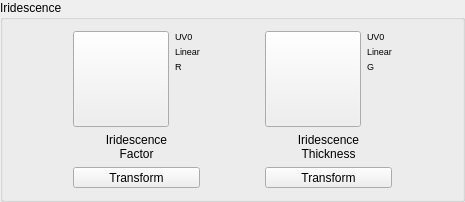
            <widget class="QGroupBox" name="grpIridescence">
             <property name="title">
              <string>Iridescence</string>
             </property>
             <layout class="QHBoxLayout" name="horizontalLayout_6">
              <item>
               <spacer name="horizontalSpacer_25">
                <property name="orientation">
                 <enum>Qt::Orientation::Horizontal</enum>
                </property>
                <property name="sizeHint" stdset="0">
                 <size>
                  <width>59</width>
                  <height>20</height>
                 </size>
                </property>
               </spacer>
              </item>
              <item>
               <layout class="QVBoxLayout" name="verticalLayout_19">
                <item>
                 <layout class="QHBoxLayout" name="horizontalLayoutIridFactorPreview">
                  <property name="spacing">
                   <number>6</number>
                  </property>
                  <item>
                   <widget class="QPushButton" name="btnIridFactorTex">
                    <property name="minimumSize">
                     <size>
                      <width>96</width>
                      <height>96</height>
                     </size>
                    </property>
                    <property name="maximumSize">
                     <size>
                      <width>96</width>
                      <height>96</height>
                     </size>
                    </property>
                    <property name="acceptDrops">
                     <bool>true</bool>
                    </property>
                    <property name="toolTip">
                     <string>Load/Replace Iridescence Color</string>
                    </property>
                    <property name="text">
                     <string/>
                    </property>
                    <property name="iconSize">
                     <size>
                      <width>90</width>
                      <height>90</height>
                     </size>
                    </property>
                   </widget>
                  </item>
                  <item>
                   <layout class="QVBoxLayout" name="verticalLayoutIridFactorMeta">
                    <property name="spacing">
                     <number>4</number>
                    </property>
                    <item>
                     <widget class="QLabel" name="lblIridFactorMetaUV">
                      <property name="font">
                       <font>
                        <pointsize>7</pointsize>
                       </font>
                      </property>
                      <property name="text">
                       <string>UV0</string>
                      </property>
                     </widget>
                    </item>
                    <item>
                     <widget class="QLabel" name="lblIridFactorMetaColorSpace">
                      <property name="font">
                       <font>
                        <pointsize>7</pointsize>
                       </font>
                      </property>
                      <property name="text">
                       <string>Linear</string>
                      </property>
                     </widget>
                    </item>
                    <item>
                     <widget class="QLabel" name="lblIridFactorMetaPacking">
                      <property name="font">
                       <font>
                        <pointsize>7</pointsize>
                       </font>
                      </property>
                      <property name="text">
                       <string>R</string>
                      </property>
                     </widget>
                    </item>
                    <item>
                     <spacer name="verticalSpacerIridFactorMeta">
                      <property name="orientation">
                       <enum>Qt::Orientation::Vertical</enum>
                      </property>
                      <property name="sizeHint" stdset="0">
                       <size>
                        <width>20</width>
                        <height>40</height>
                       </size>
                      </property>
                     </spacer>
                    </item>
                   </layout>
                  </item>
                 </layout>
                </item>
                <item>
                 <widget class="QLabel" name="lblIridFactor">
                  <property name="text">
                   <string>Iridescence
Factor</string>
                  </property>
                  <property name="alignment">
                   <set>Qt::AlignmentFlag::AlignCenter</set>
                  </property>
                 </widget>
                </item>
                <item>
                 <widget class="QToolButton" name="toolButtonIridColTexTrsf">
                  <property name="sizePolicy">
                   <sizepolicy hsizetype="MinimumExpanding" vsizetype="Fixed">
                    <horstretch>0</horstretch>
                    <verstretch>0</verstretch>
                   </sizepolicy>
                  </property>
                  <property name="toolTip">
                   <string>Open UV transform controls (offset/scale/rotation)
for this texture</string>
                  </property>
                  <property name="text">
                   <string>Transform</string>
                  </property>
                 </widget>
                </item>
               </layout>
              </item>
              <item>
               <spacer name="horizontalSpacer_26">
                <property name="orientation">
                 <enum>Qt::Orientation::Horizontal</enum>
                </property>
                <property name="sizeHint" stdset="0">
                 <size>
                  <width>59</width>
                  <height>20</height>
                 </size>
                </property>
               </spacer>
              </item>
              <item>
               <layout class="QVBoxLayout" name="verticalLayout_20">
                <item>
                 <layout class="QHBoxLayout" name="horizontalLayoutIridThicknessPreview">
                  <property name="spacing">
                   <number>6</number>
                  </property>
                  <item>
                   <widget class="QPushButton" name="btnIridescenceThicknessTex">
                    <property name="minimumSize">
                     <size>
                      <width>96</width>
                      <height>96</height>
                     </size>
                    </property>
                    <property name="maximumSize">
                     <size>
                      <width>96</width>
                      <height>96</height>
                     </size>
                    </property>
                    <property name="acceptDrops">
                     <bool>true</bool>
                    </property>
                    <property name="toolTip">
                     <string>Load/Replace Iridescence Roughness</string>
                    </property>
                    <property name="text">
                     <string/>
                    </property>
                    <property name="iconSize">
                     <size>
                      <width>90</width>
                      <height>90</height>
                     </size>
                    </property>
                   </widget>
                  </item>
                  <item>
                   <layout class="QVBoxLayout" name="verticalLayoutIridThicknessMeta">
                    <property name="spacing">
                     <number>4</number>
                    </property>
                    <item>
                     <widget class="QLabel" name="lblIridThicknessMetaUV">
                      <property name="font">
                       <font>
                        <pointsize>7</pointsize>
                       </font>
                      </property>
                      <property name="text">
                       <string>UV0</string>
                      </property>
                     </widget>
                    </item>
                    <item>
                     <widget class="QLabel" name="lblIridThicknessMetaColorSpace">
                      <property name="font">
                       <font>
                        <pointsize>7</pointsize>
                       </font>
                      </property>
                      <property name="text">
                       <string>Linear</string>
                      </property>
                     </widget>
                    </item>
                    <item>
                     <widget class="QLabel" name="lblIridThicknessMetaPacking">
                      <property name="font">
                       <font>
                        <pointsize>7</pointsize>
                       </font>
                      </property>
                      <property name="text">
                       <string>G</string>
                      </property>
                     </widget>
                    </item>
                    <item>
                     <spacer name="verticalSpacerIridThicknessMeta">
                      <property name="orientation">
                       <enum>Qt::Orientation::Vertical</enum>
                      </property>
                      <property name="sizeHint" stdset="0">
                       <size>
                        <width>20</width>
                        <height>40</height>
                       </size>
                      </property>
                     </spacer>
                    </item>
                   </layout>
                  </item>
                 </layout>
                </item>
                <item>
                 <widget class="QLabel" name="lblIridThickness">
                  <property name="text">
                   <string>Iridescence
Thickness</string>
                  </property>
                  <property name="alignment">
                   <set>Qt::AlignmentFlag::AlignCenter</set>
                  </property>
                 </widget>
                </item>
                <item>
                 <widget class="QToolButton" name="toolButtonIridRghTexTrsf">
                  <property name="sizePolicy">
                   <sizepolicy hsizetype="MinimumExpanding" vsizetype="Fixed">
                    <horstretch>0</horstretch>
                    <verstretch>0</verstretch>
                   </sizepolicy>
                  </property>
                  <property name="toolTip">
                   <string>Open UV transform controls (offset/scale/rotation)
for this texture</string>
                  </property>
                  <property name="text">
                   <string>Transform</string>
                  </property>
                 </widget>
                </item>
               </layout>
              </item>
              <item>
               <spacer name="horizontalSpacer_27">
                <property name="orientation">
                 <enum>Qt::Orientation::Horizontal</enum>
                </property>
                <property name="sizeHint" stdset="0">
                 <size>
                  <width>59</width>
                  <height>20</height>
                 </size>
                </property>
               </spacer>
              </item>
             </layout>
            </widget>
